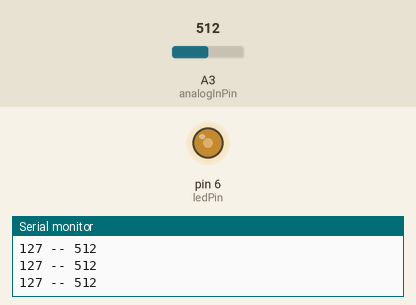
A sketch run on a simulated Arduino Uno, built with avr-gcc and run on an emulated ATmega328P. Shown: output pins drawn as LEDs (lit = HIGH), the last lines printed to the serial monitor. The inputs (shaded band) are chosen by the test bench; at power-on: A3 (analogInPin) = 512.

Above: at 1.2 s.
1.3 s: A3 (analogInPin) set to 716
At 2.5 s:
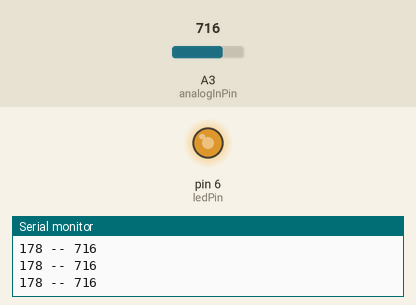
2.8 s: A3 (analogInPin) set to 411
At 3.6 s:
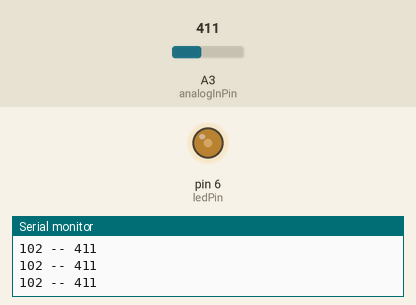
4.3 s: A3 (analogInPin) set to 394
At 4.7 s:
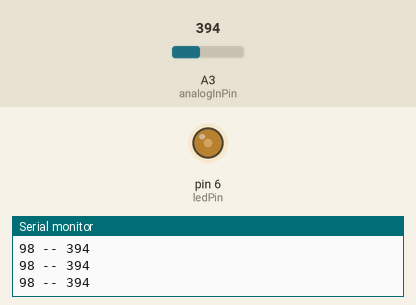
7.3 s: A3 (analogInPin) set to 900
At 8.5 s:
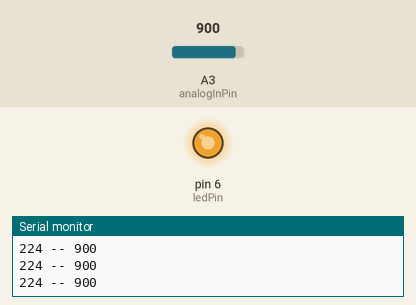
8.8 s: A3 (analogInPin) set to 122
At 9.5 s:
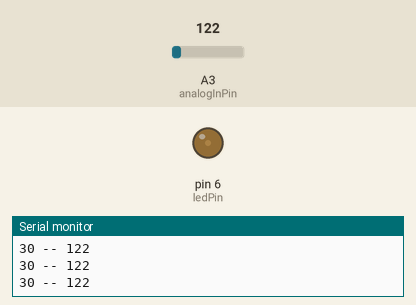
10.3 s: A3 (analogInPin) set to 511
At 10.6 s:
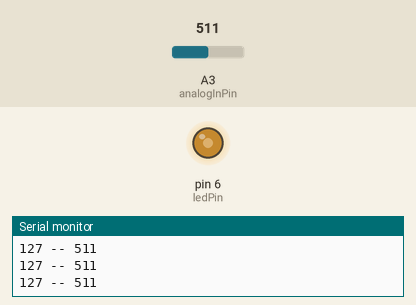
Timing chart, 0 to 12.8 s (numbered marks = the images above; inputs shaded):
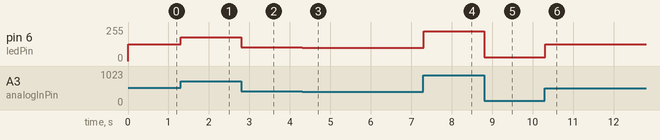

Measured:
- after the input at 1.3 s, pin 6 (ledPin): 127/255 → 178/255 at once
- after the input at 2.8 s, pin 6 (ledPin): 178/255 → 102/255 at once
- after the input at 4.3 s, pin 6 (ledPin): 102/255 → 98/255 at once
- after the input at 7.3 s, pin 6 (ledPin): 98/255 → 224/255 at once
- after the input at 8.8 s, pin 6 (ledPin): 224/255 → 30/255 at once
- after the input at 10.3 s, pin 6 (ledPin): 30/255 → 127/255 at once

The sketch:

PWM_Test-Dermo.ino
```cpp
int ledPin = 6;
#define analogInPin  A3

void setup() {
  pinMode(ledPin, OUTPUT);

  Serial.begin(9600);
}

void loop() {
  // put your main code here, to run repeatedly:
  int sensorValue = analogRead(analogInPin);

  int fadeValue = map(sensorValue, 0, 1023, 0, 255);

  analogWrite(ledPin, fadeValue);

  Serial.print(fadeValue);
  Serial.print(" -- ");
  Serial.println(sensorValue);
  delay(1);        // delay in between reads for stability
}
```
